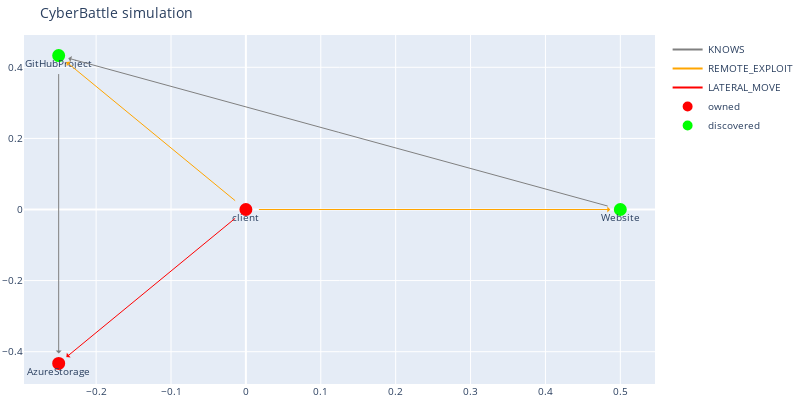

Notebook code for this chart:
### Code cell
# 4
blobwithflag = c2.connect_and_infect('client', 'AzureStorage', 'HTTPS', 'SASTOKEN1')
dbg.plot_discovered_network()
blobwithflag

### Figure 1 — Plotly figure (JSON) as saved in the notebook; plotly's stock layout.template omitted (floating-point values rounded to 4 significant figures)
{"data": [{"line": {"color": "gray"}, "mode": "lines", "name": "KNOWS", "type": "scatter", "x": [0], "y": [0]}, {"line": {"color": "orange"}, "mode": "lines", "name": "REMOTE_EXPLOIT", "type": "scatter", "x": [0], "y": [0]}, {"line": {"color": "red"}, "mode": "lines", "name": "LATERAL_MOVE", "type": "scatter", "x": [0], "y": [0]}, {"hoverinfo": "text", "marker": {"color": "#D32F2E", "line": {"color": "rgb(255,0,0)", "width": 8}, "size": 5, "symbol": "circle-dot"}, "mode": "markers+text", "name": "owned", "text": ["client", "AzureStorage"], "textposition": "bottom center", "type": "scatter", "x": [0, -0.25], "y": [0, -0.433]}, {"hoverinfo": "text", "marker": {"color": "#0e9d00", "line": {"color": "rgb(0,255,0)", "width": 8}, "size": 5, "symbol": "circle-dot"}, "mode": "markers+text", "name": "discovered", "text": ["Website", "GitHubProject"], "textposition": "bottom center", "type": "scatter", "x": [0.5, -0.25], "y": [9.934e-09, 0.433]}], "layout": {"annotations": [{"align": "center", "arrowcolor": "gray", "arrowhead": 1, "arrowsize": 1, "arrowwidth": 1, "ax": -0.25, "axref": "x", "ay": 0.433, "ayref": "y", "hovertext": "KNOWS", "opacity": 1, "showarrow": true, "standoff": 10, "startstandoff": 10, "x": -0.25, "xref": "x", "y": -0.433, "yref": "y"}, {"align": "center", "arrowcolor": "orange", "arrowhead": 1, "arrowsize": 1, "arrowwidth": 1, "ax": 0, "axref": "x", "ay": 0, "ayref": "y", "hovertext": "REMOTE_EXPLOIT", "opacity": 1, "showarrow": true, "standoff": 10, "startstandoff": 10, "x": 0.5, "xref": "x", "y": 9.934e-09, "yref": "y"}, {"align": "center", "arrowcolor": "orange", "arrowhead": 1, "arrowsize": 1, "arrowwidth": 1, "ax": 0, "axref": "x", "ay": 0, "ayref": "y", "hovertext": "REMOTE_EXPLOIT", "opacity": 1, "showarrow": true, "standoff": 10, "startstandoff": 10, "x": -0.25, "xref": "x", "y": 0.433, "yref": "y"}, {"align": "center", "arrowcolor": "red", "arrowhead": 1, "arrowsize": 1, "arrowwidth": 1, "ax": 0, "axref": "x", "ay": 0, "ayref": "y", "hovertext": "LATERAL_MOVE", "opacity": 1, "showarrow": true, "standoff": 10, "startstandoff": 10, "x": -0.25, "xref": "x", "y": -0.433, "yref": "y"}, {"align": "center", "arrowcolor": "gray", "arrowhead": 1, "arrowsize": 1, "arrowwidth": 1, "ax": 0.5, "axref": "x", "ay": 9.934e-09, "ayref": "y", "hovertext": "KNOWS", "opacity": 1, "showarrow": true, "standoff": 10, "startstandoff": 10, "x": -0.25, "xref": "x", "y": 0.433, "yref": "y"}], "autosize": false, "font": {"size": 10}, "height": 400, "hovermode": "closest", "margin": {"b": 15, "l": 2, "r": 2, "t": 35}, "showlegend": true, "title": {"text": "CyberBattle simulation"}, "width": 800}}
